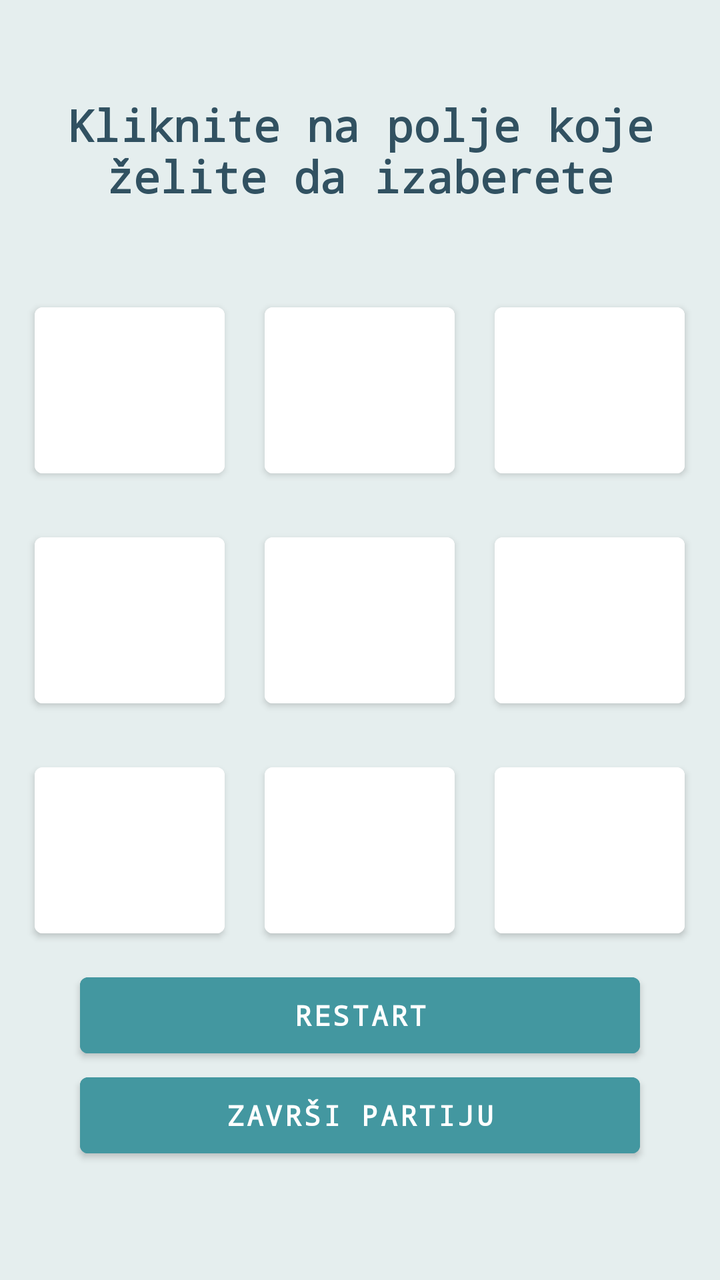
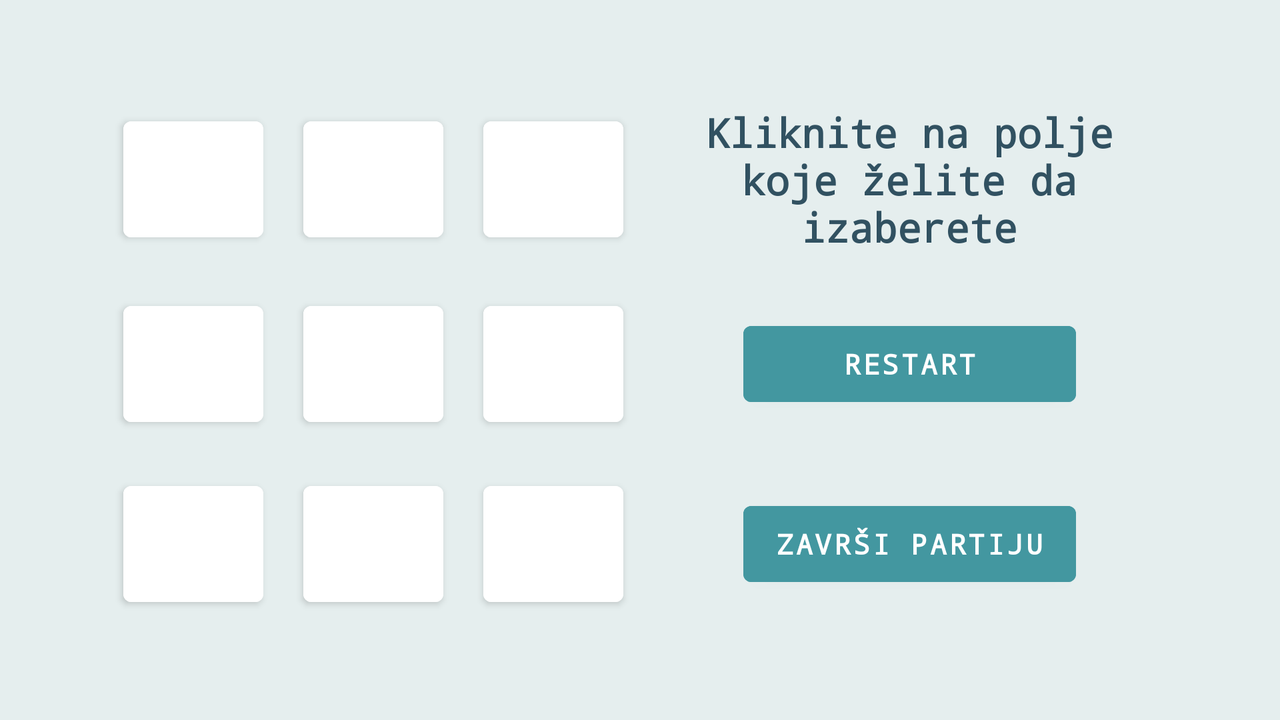

An Android layout and its configuration variant, each rendered on a device that would load it. The default file and the variant file are quoted in full after the pictures.
<!-- AndroidManifest.xml: application theme Theme.MultimedijiIksOks -->
<!-- res/layout/activity_main.xml -->
<?xml version="1.0" encoding="utf-8"?>
<TableLayout xmlns:android="http://schemas.android.com/apk/res/android"
    xmlns:app="http://schemas.android.com/apk/res-auto"
    xmlns:tools="http://schemas.android.com/tools"
    android:layout_width="match_parent"
    android:layout_height="match_parent"
    android:background="#E5EEEE"
    android:gravity="center"
    tools:context=".MainActivity"
    android:configChanges="orientation|screenSize">

    <TextView
        android:id="@+id/text_view_id"
        android:layout_width="wrap_content"
        android:layout_height="wrap_content"
        android:layout_marginLeft="13dp"
        android:layout_marginTop="-10dp"
        android:layout_marginRight="13dp"
        android:layout_marginBottom="35dp"
        android:fontFamily="monospace"
        android:gravity="center_horizontal"
        android:text="Kliknite na polje koje želite da izaberete"
        android:textColor="#315161"
        android:textSize="22sp"
        android:textStyle="bold" />

    <TableRow
        android:layout_width="match_parent"
        android:layout_height="match_parent"
        android:gravity="center">


        <Button
            android:id="@+id/bu1"
            style="@style/stiloviDugmad" />

        <Button
            android:id="@+id/bu2"
            style="@style/stiloviDugmad" />

        <Button
            android:id="@+id/bu3"
            style="@style/stiloviDugmad" />

    </TableRow>

    <TableRow
        android:layout_width="match_parent"
        android:layout_height="match_parent"
        android:gravity="center">

        <Button
            android:id="@+id/bu4"
            style="@style/stiloviDugmad" />

        <Button
            android:id="@+id/bu5"
            style="@style/stiloviDugmad" />

        <Button
            android:id="@+id/bu6"
            style="@style/stiloviDugmad" />

    </TableRow>

    <TableRow
        android:layout_width="match_parent"
        android:layout_height="match_parent"
        android:gravity="center">

        <Button
            android:id="@+id/bu7"
            style="@style/stiloviDugmad" />

        <Button
            android:id="@+id/bu8"
            style="@style/stiloviDugmad" />

        <Button
            android:id="@+id/bu9"
            style="@style/stiloviDugmad" />
    </TableRow>

    <Button
        android:id="@+id/restart"
        style="@style/stiloviOpcije"

        android:onClick="restartuj"
        android:text="Restart" />

    <Button
        android:id="@+id/izlaz"

        style="@style/stiloviOpcije"
        android:onClick="izlaz"

        android:text="Završi partiju" />

</TableLayout>
<!-- resources referenced by this layout -->
<resources>
  <style name="stiloviDugmad">
  
          <item name="android:layout_width">95dp</item>
          <item name="android:layout_height">95dp</item>
          <item name="android:layout_margin">10dp</item>
          <item name="android:backgroundTint">@color/white</item>
          <item name="android:onClick">buClick</item>
          <item name="android:text">" "</item>
  
      </style>
  <style name="stiloviOpcije">
  
          <item name="android:layout_height">50dp</item>
          <item name="android:backgroundTint">#4397A0</item>
          <item name="android:textColor">@color/white</item>
          <item name="android:layout_marginLeft">40dp</item>
          <item name="android:layout_marginRight">40dp</item>
          <item name="android:fontFamily">monospace</item>
          <item name="android:textStyle">bold</item>
  
      </style>
  <style name="Theme.MultimedijiIksOks" parent="Theme.MaterialComponents.DayNight.DarkActionBar">
          
          <item name="colorPrimary">#4397A0</item>
          <item name="colorPrimaryVariant">#315161</item>
          <item name="colorOnPrimary">@color/white</item>
          
          <item name="colorSecondary">@color/teal_200</item>
          <item name="colorSecondaryVariant">@color/teal_700</item>
          <item name="colorOnSecondary">@color/black</item>
          
          <item name="android:statusBarColor">?attr/colorPrimaryVariant</item>
          
      </style>
</resources>
<!-- res/layout-land/activity_main.xml (the repository's variant of the layout above) -->
<!-- drawn on the phone turned sideways -->
<?xml version="1.0" encoding="utf-8"?>
<TableLayout xmlns:android="http://schemas.android.com/apk/res/android"
    xmlns:app="http://schemas.android.com/apk/res-auto"
    xmlns:tools="http://schemas.android.com/tools"
    android:layout_width="match_parent"
    android:layout_height="match_parent"
    android:background="#E5EEEE"
    android:gravity="center"
    tools:context=".MainActivity"
    android:configChanges="orientation|screenSize">

    <TableRow
        android:layout_width="match_parent"
        android:layout_height="match_parent"
        android:gravity="center">


        <Button
            android:id="@+id/bu1"
            style="@style/stiloviDugmad2" />

        <Button
            android:id="@+id/bu2"
            style="@style/stiloviDugmad2" />

        <Button
            android:id="@+id/bu3"
            style="@style/stiloviDugmad2" />

        <TextView
            android:id="@+id/text_view_id"
            android:layout_width="219dp"
            android:layout_height="wrap_content"
            android:layout_marginLeft="13dp"
            android:layout_marginTop="10dp"
            android:layout_marginRight="13dp"
            android:layout_marginBottom="10dp"
            android:fontFamily="monospace"
            android:gravity="center"
            android:text="Kliknite na polje koje želite da izaberete"
            android:textColor="#315161"
            android:textSize="20sp"
            android:textStyle="bold" />

    </TableRow>

    <TableRow
        android:layout_width="match_parent"
        android:layout_height="match_parent"
        android:gravity="center">

        <Button
            android:id="@+id/bu4"
            style="@style/stiloviDugmad2" />

        <Button
            android:id="@+id/bu5"
            style="@style/stiloviDugmad2" />

        <Button
            android:id="@+id/bu6"
            style="@style/stiloviDugmad2" />

        <Button
            android:id="@+id/restart"
            style="@style/stiloviOpcije2"

            android:onClick="restartuj"
            android:text="Restart" />

    </TableRow>

    <TableRow
        android:layout_width="match_parent"
        android:layout_height="match_parent"
        android:gravity="center">

        <Button
            android:id="@+id/bu7"
            style="@style/stiloviDugmad2" />

        <Button
            android:id="@+id/bu8"
            style="@style/stiloviDugmad2" />

        <Button
            android:id="@+id/bu9"
            style="@style/stiloviDugmad2" />

        <Button
            android:id="@+id/izlaz"

            style="@style/stiloviOpcije2"
            android:onClick="izlaz"

            android:text="Završi partiju" />
    </TableRow>

</TableLayout>
<!-- resources referenced by the variant -->
<!-- as the phone turned sideways resolves them -->
<resources>
  <style name="stiloviDugmad2">
  
          <item name="android:layout_width">70dp</item>
          <item name="android:layout_height">70dp</item>
          <item name="android:layout_marginLeft">0dp</item>
          <item name="android:layout_margin">10dp</item>
          <item name="android:backgroundTint">@color/white</item>
          <item name="android:onClick">buClick</item>
          <item name="android:text">" "</item>
  
      </style>
  <style name="stiloviOpcije2">
  
          <item name="android:layout_height">50dp</item>
          <item name="android:backgroundTint">#4397A0</item>
          <item name="android:textColor">@color/white</item>
          <item name="android:layout_marginLeft">50dp</item>
          <item name="android:layout_marginRight">50dp</item>
          <item name="android:fontFamily">monospace</item>
          <item name="android:textStyle">bold</item>
  
      </style>
  <style name="Theme.MultimedijiIksOks" parent="Theme.MaterialComponents.DayNight.DarkActionBar">
          
          <item name="colorPrimary">#4397A0</item>
          <item name="colorPrimaryVariant">#315161</item>
          <item name="colorOnPrimary">@color/white</item>
          
          <item name="colorSecondary">@color/teal_200</item>
          <item name="colorSecondaryVariant">@color/teal_700</item>
          <item name="colorOnSecondary">@color/black</item>
          
          <item name="android:statusBarColor">?attr/colorPrimaryVariant</item>
          
      </style>
</resources>
